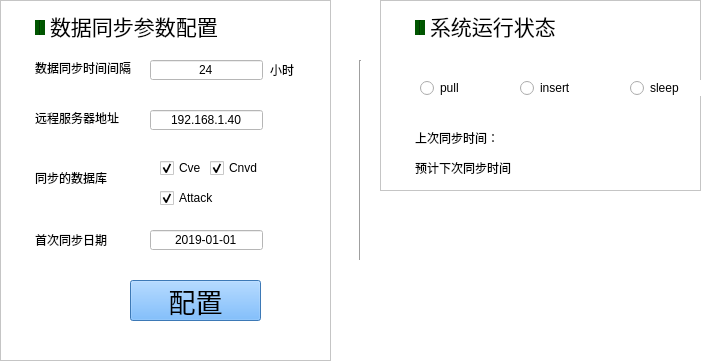
<?xml version="1.0" encoding="UTF-8"?>
<ui version="4.0">
 <class>MainWindow</class>
 <widget class="QWidget" name="MainWindow">
  <property name="geometry">
   <rect>
    <x>0</x>
    <y>0</y>
    <width>702</width>
    <height>362</height>
   </rect>
  </property>
  <property name="sizePolicy">
   <sizepolicy hsizetype="Fixed" vsizetype="Fixed">
    <horstretch>0</horstretch>
    <verstretch>0</verstretch>
   </sizepolicy>
  </property>
  <property name="minimumSize">
   <size>
    <width>702</width>
    <height>362</height>
   </size>
  </property>
  <property name="maximumSize">
   <size>
    <width>702</width>
    <height>362</height>
   </size>
  </property>
  <property name="windowTitle">
   <string>Config</string>
  </property>
  <property name="styleSheet">
   <string notr="true">#MainWindow {background-color: rgb(255, 255, 255);}</string>
  </property>
  <widget class="QFrame" name="frame">
   <property name="geometry">
    <rect>
     <x>0</x>
     <y>0</y>
     <width>331</width>
     <height>361</height>
    </rect>
   </property>
   <property name="styleSheet">
    <string notr="true">background-color: rgb(255, 255, 255);</string>
   </property>
   <property name="frameShape">
    <enum>QFrame::StyledPanel</enum>
   </property>
   <property name="frameShadow">
    <enum>QFrame::Raised</enum>
   </property>
   <widget class="QLabel" name="label_3">
    <property name="geometry">
     <rect>
      <x>35</x>
      <y>60</y>
      <width>101</width>
      <height>16</height>
     </rect>
    </property>
    <property name="font">
     <font>
      <family>黑体</family>
     </font>
    </property>
    <property name="text">
     <string>数据同步时间间隔</string>
    </property>
   </widget>
   <widget class="QLabel" name="label_4">
    <property name="geometry">
     <rect>
      <x>35</x>
      <y>110</y>
      <width>91</width>
      <height>16</height>
     </rect>
    </property>
    <property name="font">
     <font>
      <family>黑体</family>
     </font>
    </property>
    <property name="text">
     <string>远程服务器地址</string>
    </property>
   </widget>
   <widget class="QLabel" name="label_5">
    <property name="geometry">
     <rect>
      <x>35</x>
      <y>170</y>
      <width>91</width>
      <height>16</height>
     </rect>
    </property>
    <property name="font">
     <font>
      <family>黑体</family>
     </font>
    </property>
    <property name="text">
     <string>同步的数据库</string>
    </property>
   </widget>
   <widget class="QLabel" name="label_6">
    <property name="geometry">
     <rect>
      <x>35</x>
      <y>230</y>
      <width>91</width>
      <height>20</height>
     </rect>
    </property>
    <property name="font">
     <font>
      <family>黑体</family>
     </font>
    </property>
    <property name="text">
     <string>首次同步日期</string>
    </property>
   </widget>
   <widget class="QLineEdit" name="lineEdit">
    <property name="geometry">
     <rect>
      <x>150</x>
      <y>60</y>
      <width>113</width>
      <height>20</height>
     </rect>
    </property>
    <property name="text">
     <string>24</string>
    </property>
    <property name="alignment">
     <set>Qt::AlignCenter</set>
    </property>
   </widget>
   <widget class="QLineEdit" name="lineEdit_2">
    <property name="geometry">
     <rect>
      <x>150</x>
      <y>110</y>
      <width>113</width>
      <height>20</height>
     </rect>
    </property>
    <property name="text">
     <string>192.168.1.40</string>
    </property>
    <property name="alignment">
     <set>Qt::AlignCenter</set>
    </property>
   </widget>
   <widget class="QLineEdit" name="lineEdit_4">
    <property name="geometry">
     <rect>
      <x>150</x>
      <y>230</y>
      <width>113</width>
      <height>20</height>
     </rect>
    </property>
    <property name="text">
     <string>2019-01-01</string>
    </property>
    <property name="cursorPosition">
     <number>10</number>
    </property>
    <property name="alignment">
     <set>Qt::AlignCenter</set>
    </property>
    <property name="readOnly">
     <bool>true</bool>
    </property>
   </widget>
   <widget class="QCheckBox" name="checkBox">
    <property name="geometry">
     <rect>
      <x>160</x>
      <y>160</y>
      <width>71</width>
      <height>16</height>
     </rect>
    </property>
    <property name="text">
     <string>Cve</string>
    </property>
    <property name="checked">
     <bool>true</bool>
    </property>
   </widget>
   <widget class="QCheckBox" name="checkBox_2">
    <property name="geometry">
     <rect>
      <x>210</x>
      <y>160</y>
      <width>71</width>
      <height>16</height>
     </rect>
    </property>
    <property name="text">
     <string>Cnvd</string>
    </property>
    <property name="checked">
     <bool>true</bool>
    </property>
   </widget>
   <widget class="QCheckBox" name="checkBox_3">
    <property name="geometry">
     <rect>
      <x>160</x>
      <y>190</y>
      <width>71</width>
      <height>16</height>
     </rect>
    </property>
    <property name="text">
     <string>Attack</string>
    </property>
    <property name="checked">
     <bool>true</bool>
    </property>
   </widget>
   <widget class="QLabel" name="label_7">
    <property name="geometry">
     <rect>
      <x>270</x>
      <y>60</y>
      <width>31</width>
      <height>20</height>
     </rect>
    </property>
    <property name="text">
     <string>小时</string>
    </property>
   </widget>
   <widget class="QLabel" name="label">
    <property name="geometry">
     <rect>
      <x>50</x>
      <y>10</y>
      <width>181</width>
      <height>31</height>
     </rect>
    </property>
    <property name="font">
     <font>
      <family>黑体</family>
      <pointsize>16</pointsize>
     </font>
    </property>
    <property name="styleSheet">
     <string notr="true">color: rgb(0, 0, 0);</string>
    </property>
    <property name="text">
     <string>数据同步参数配置</string>
    </property>
    <property name="alignment">
     <set>Qt::AlignLeading|Qt::AlignLeft|Qt::AlignVCenter</set>
    </property>
   </widget>
   <widget class="Line" name="line_2">
    <property name="geometry">
     <rect>
      <x>35</x>
      <y>20</y>
      <width>10</width>
      <height>15</height>
     </rect>
    </property>
    <property name="focusPolicy">
     <enum>Qt::NoFocus</enum>
    </property>
    <property name="styleSheet">
     <string notr="true">background-color: rgb(0, 85, 0);
</string>
    </property>
    <property name="orientation">
     <enum>Qt::Vertical</enum>
    </property>
   </widget>
   <widget class="QPushButton" name="pushButton">
    <property name="geometry">
     <rect>
      <x>130</x>
      <y>280</y>
      <width>131</width>
      <height>41</height>
     </rect>
    </property>
    <property name="font">
     <font>
      <family>黑体</family>
      <pointsize>20</pointsize>
     </font>
    </property>
    <property name="styleSheet">
     <string notr="true">background-color: rgb(85, 170, 255);</string>
    </property>
    <property name="text">
     <string>配置</string>
    </property>
   </widget>
  </widget>
  <widget class="QFrame" name="frame_2">
   <property name="geometry">
    <rect>
     <x>380</x>
     <y>0</y>
     <width>321</width>
     <height>191</height>
    </rect>
   </property>
   <property name="styleSheet">
    <string notr="true">background-color: rgb(255, 255, 255);</string>
   </property>
   <property name="frameShape">
    <enum>QFrame::StyledPanel</enum>
   </property>
   <property name="frameShadow">
    <enum>QFrame::Raised</enum>
   </property>
   <widget class="QRadioButton" name="radioButton_3">
    <property name="geometry">
     <rect>
      <x>250</x>
      <y>80</y>
      <width>89</width>
      <height>16</height>
     </rect>
    </property>
    <property name="text">
     <string>sleep</string>
    </property>
   </widget>
   <widget class="QRadioButton" name="radioButton">
    <property name="geometry">
     <rect>
      <x>40</x>
      <y>80</y>
      <width>89</width>
      <height>16</height>
     </rect>
    </property>
    <property name="text">
     <string>pull</string>
    </property>
   </widget>
   <widget class="QRadioButton" name="radioButton_2">
    <property name="geometry">
     <rect>
      <x>140</x>
      <y>80</y>
      <width>89</width>
      <height>16</height>
     </rect>
    </property>
    <property name="text">
     <string>insert</string>
    </property>
   </widget>
   <widget class="QLabel" name="label_2">
    <property name="geometry">
     <rect>
      <x>50</x>
      <y>10</y>
      <width>131</width>
      <height>31</height>
     </rect>
    </property>
    <property name="font">
     <font>
      <family>黑体</family>
      <pointsize>16</pointsize>
     </font>
    </property>
    <property name="layoutDirection">
     <enum>Qt::LeftToRight</enum>
    </property>
    <property name="text">
     <string>系统运行状态</string>
    </property>
    <property name="alignment">
     <set>Qt::AlignLeading|Qt::AlignLeft|Qt::AlignVCenter</set>
    </property>
   </widget>
   <widget class="QLabel" name="label_8">
    <property name="geometry">
     <rect>
      <x>35</x>
      <y>130</y>
      <width>81</width>
      <height>16</height>
     </rect>
    </property>
    <property name="font">
     <font>
      <family>黑体</family>
     </font>
    </property>
    <property name="text">
     <string>上次同步时间：</string>
    </property>
   </widget>
   <widget class="QLabel" name="label_9">
    <property name="geometry">
     <rect>
      <x>140</x>
      <y>110</y>
      <width>121</width>
      <height>16</height>
     </rect>
    </property>
    <property name="text">
     <string/>
    </property>
   </widget>
   <widget class="QLabel" name="label_10">
    <property name="geometry">
     <rect>
      <x>35</x>
      <y>160</y>
      <width>101</width>
      <height>16</height>
     </rect>
    </property>
    <property name="font">
     <font>
      <family>黑体</family>
     </font>
    </property>
    <property name="text">
     <string>预计下次同步时间：</string>
    </property>
   </widget>
   <widget class="QLabel" name="label_11">
    <property name="geometry">
     <rect>
      <x>150</x>
      <y>160</y>
      <width>121</width>
      <height>16</height>
     </rect>
    </property>
    <property name="text">
     <string/>
    </property>
   </widget>
   <widget class="Line" name="line_4">
    <property name="geometry">
     <rect>
      <x>35</x>
      <y>20</y>
      <width>10</width>
      <height>15</height>
     </rect>
    </property>
    <property name="focusPolicy">
     <enum>Qt::NoFocus</enum>
    </property>
    <property name="styleSheet">
     <string notr="true">background-color: rgb(0, 85, 0);
</string>
    </property>
    <property name="orientation">
     <enum>Qt::Vertical</enum>
    </property>
   </widget>
   <widget class="QLabel" name="label_12">
    <property name="geometry">
     <rect>
      <x>150</x>
      <y>130</y>
      <width>121</width>
      <height>16</height>
     </rect>
    </property>
    <property name="text">
     <string/>
    </property>
   </widget>
  </widget>
  <widget class="Line" name="line">
   <property name="geometry">
    <rect>
     <x>350</x>
     <y>60</y>
     <width>20</width>
     <height>200</height>
    </rect>
   </property>
   <property name="orientation">
    <enum>Qt::Vertical</enum>
   </property>
  </widget>
 </widget>
 <resources/>
 <connections>
  <connection>
   <sender>pushButton</sender>
   <signal>clicked()</signal>
   <receiver>MainWindow</receiver>
   <slot>config()</slot>
   <hints>
    <hint type="sourcelabel">
     <x>238</x>
     <y>299</y>
    </hint>
    <hint type="destinationlabel">
     <x>398</x>
     <y>281</y>
    </hint>
   </hints>
  </connection>
 </connections>
 <slots>
  <slot>config()</slot>
 </slots>
</ui>
